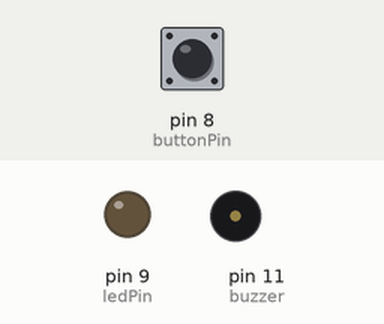
Recording of a sketch running on a simulated Arduino Uno, built with avr-gcc and run on an emulated ATmega328P. Shown: output pins drawn as LEDs (lit = HIGH), buzzer (waves = sounding). The test bench sets the inputs (shaded band); at power-on: pin 8 (buttonPin) LOW.

Above: at 1.2 s.
1.3 s: pin 8 (buttonPin) pulled HIGH for 0.15 s
At 1.37 s:
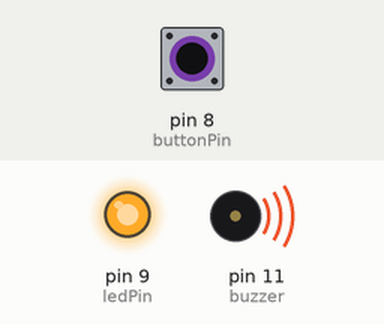
2.9 s: pin 8 (buttonPin) pulled HIGH for 3.2 s
At 7.5 s:
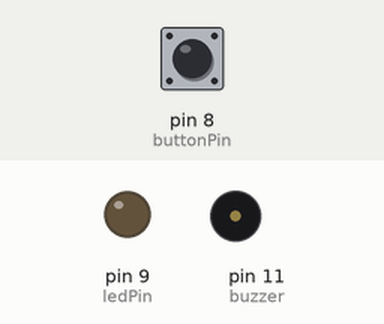
Timing chart, 0 to 9.0 s (numbered marks = the images above; inputs shaded):
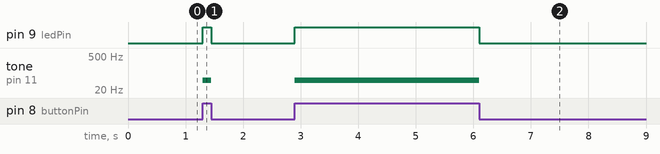

Measured:
- after the input at 1.3 s, pin 9 (ledPin): LOW → HIGH at once, → LOW 0.15 s later; tone on pin 11 (buzzer): silent → 50 Hz at once, → silent 0.15 s later
- after the input at 2.9 s, pin 9 (ledPin): LOW → HIGH at once, → LOW 3.2 s later; tone on pin 11 (buzzer): silent → 50 Hz at once, → silent 3.2 s later

The sketch:

sketch_feb16a.ino
```cpp
const int buttonPin = 8;     // the number of the pushbutton pin
const int ledPin =  9;      // the number of the LED pin
const int buzzer=11;

// variables will change:
int buttonState = 0;         // variable for reading the pushbutton status

void setup() {
  // initialize the LED pin as an output:
  pinMode(ledPin, OUTPUT);
  pinMode(buzzer, OUTPUT);
  // initialize the pushbutton pin as an input:
  pinMode(buttonPin, INPUT);
}

void loop() {
  // read the state of the pushbutton value:
  buttonState = digitalRead(buttonPin);

  // check if the pushbutton is pressed. If it is, the buttonState is HIGH:
  if (buttonState == HIGH) {
    // turn LED on:
    tone(buzzer, 50);
    digitalWrite(ledPin, HIGH);
  } else {
    noTone(buzzer);
    // turn LED off:
    digitalWrite(ledPin, LOW);
  }
}
```
